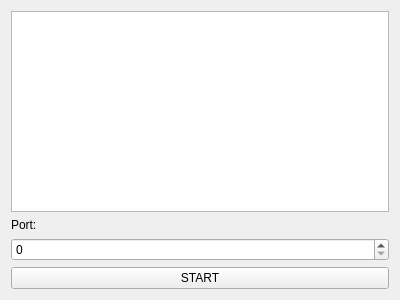
<?xml version="1.0" encoding="UTF-8"?>
<ui version="4.0">
 <class>MainWindow</class>
 <widget class="QMainWindow" name="MainWindow">
  <property name="geometry">
   <rect>
    <x>0</x>
    <y>0</y>
    <width>400</width>
    <height>300</height>
   </rect>
  </property>
  <property name="windowTitle">
   <string>MainWindow</string>
  </property>
  <widget class="QWidget" name="centralWidget">
   <layout class="QVBoxLayout" name="verticalLayout">
    <item>
     <widget class="QTreeView" name="blockChainTreeView"/>
    </item>
    <item>
     <widget class="QLabel" name="portLabel">
      <property name="text">
       <string>Port:</string>
      </property>
     </widget>
    </item>
    <item>
     <widget class="QSpinBox" name="portSpinBox"/>
    </item>
    <item>
     <widget class="QPushButton" name="startPushButton">
      <property name="text">
       <string>START</string>
      </property>
     </widget>
    </item>
   </layout>
  </widget>
 </widget>
 <layoutdefault spacing="6" margin="11"/>
 <resources/>
 <connections/>
</ui>
